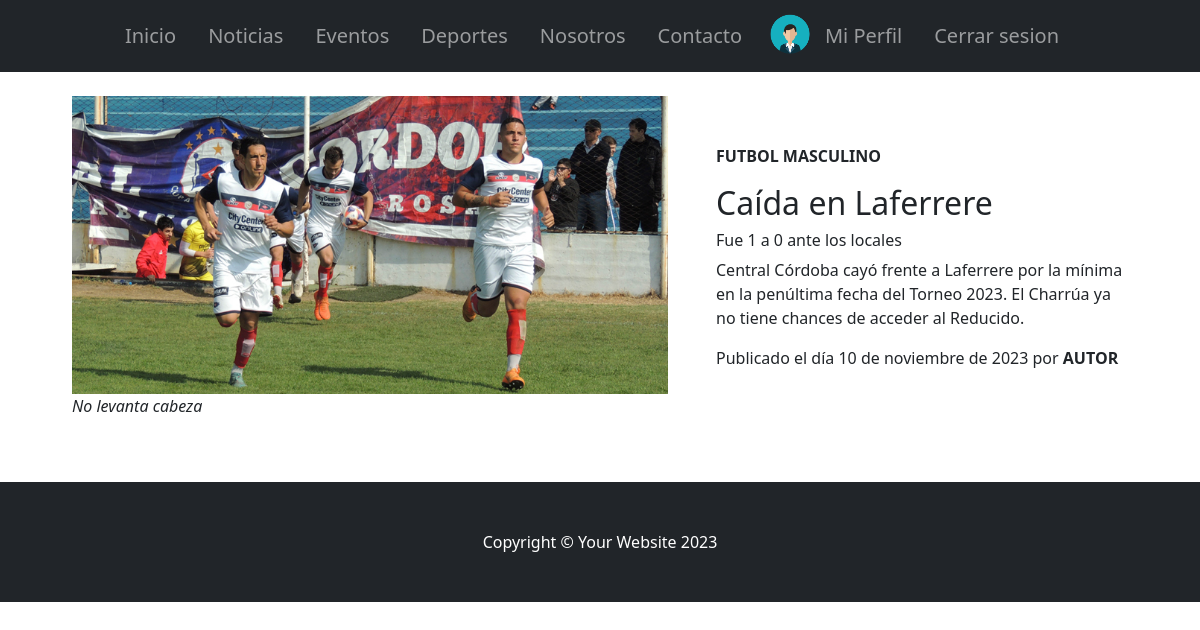
The page /AppClub/detallarNoticias/2/ (signed in) on the database its author committed.
### AppClub/models.py (models this page shows, shortened)
class Noticia(models.Model):
    titulo = models.CharField(max_length=100)
    subtitulo = models.CharField(max_length=100)
    fecha = models.DateField()
    tema = models.CharField(max_length=100)
    desarrollo = models.TextField(max_length=300)
    imagen = models.ImageField(upload_to="noticias", null=True, blank=True)
    pie_de_foto = models.CharField(max_length=100)

### AppClub/views.py (the view)
# urls.py: path("detallarNoticias/<pk>/", NoticiaDetail.as_view(), name="detallarNoticias"),
class NoticiaDetail(DetailView):
    model = Noticia
    template_name = "noticia_detail.html"
    context_object_name = "noticia"

### AppClub/templates/noticia_detail.html
{% extends 'padre.html' %}
{% block ContenidoQueCambia %}
<div class="row mt-4 px-4 px-lg-5 gx-4 gx-lg-5 align-items-center mx-auto my-5">
        <div class="col-lg-7">
            {% if noticia.imagen %}
            <img src="{{ noticia.imagen.url }}" alt="Imagen de Noticia" class="img-fluid w-100 h-auto">
            {% endif %}
            <br>
            <p><em>{{noticia.pie_de_foto}}</em></p>
        </div>
        <div class="col-lg-5">
            <p><strong style="text-transform: uppercase;">{{noticia.tema}}</strong></p>
            <h2 class="font-weight-light">{{noticia.titulo}}</h2>
            <h6>{{noticia.subtitulo}}</h6>
            <p>{{noticia.desarrollo}}</p>
            <p>Publicado el día {{noticia.fecha}} por <strong>AUTOR</strong> </p>
        </div>
        </div>
        {% endblock ContenidoQueCambia %}

### rows shown on the page
Noticia: imagen (picture), pie_de_foto "No levanta cabeza", tema "FUTBOL MASCULINO", titulo "Caída en Laferrere", subtitulo "Fue 1 a 0 ante los locales", desarrollo "Central Córdoba cayó frente a Laferrere por la mínima en la penúltima fecha del Torneo 2023. El Charrúa ya no tiene chances de acceder al Reducido.", fecha "10 de noviembre de 2023"
